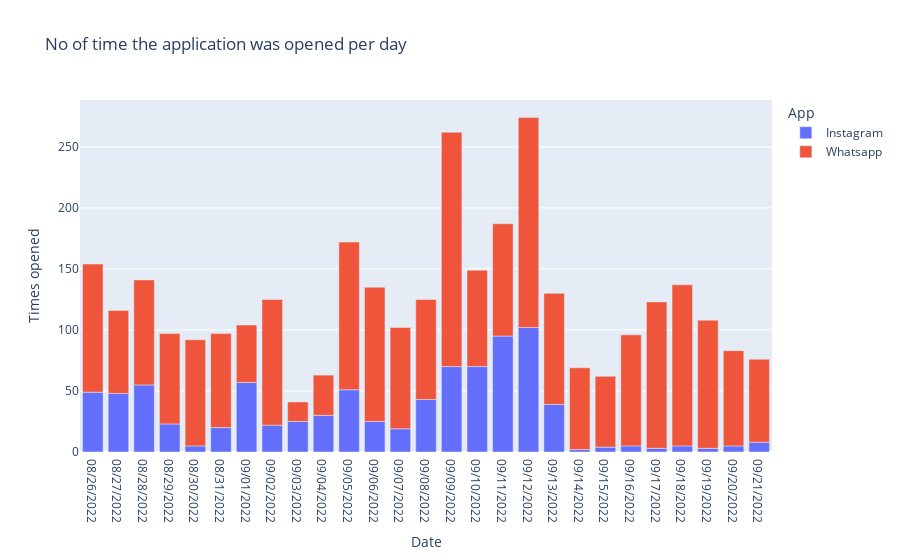

Notebook code cell kept with this figure:
### Markdown cell above
Now let’s have a look at the number of times the apps opened:

### Code cell
figure = px.bar(data_frame = df,
                x = "Date",
                y= "Times opened",
                color= "App",
                title = "No of time the application was opened per day")
figure.show()

### Figure 1 — Plotly figure (JSON) as saved in the notebook; plotly's stock layout.template omitted (floating-point values rounded to 4 significant figures)
{"data": [{"alignmentgroup": "True", "hovertemplate": "App=Instagram<br>Date=%{x}<br>Times opened=%{y}<extra></extra>", "legendgroup": "Instagram", "marker": {"color": "#636efa", "pattern": {"shape": ""}}, "name": "Instagram", "offsetgroup": "Instagram", "orientation": "v", "showlegend": true, "textposition": "auto", "type": "bar", "x": ["08/26/2022", "08/27/2022", "08/28/2022", "08/29/2022", "08/30/2022", "08/31/2022", "09/01/2022", "09/02/2022", "09/03/2022", "09/04/2022", "09/05/2022", "09/06/2022", "09/07/2022", "09/08/2022", "09/09/2022", "09/10/2022", "09/11/2022", "09/12/2022", "09/13/2022", "09/14/2022", "09/15/2022", "09/16/2022", "09/17/2022", "09/18/2022", "09/19/2022", "09/20/2022", "09/21/2022"], "xaxis": "x", "y": [49, 48, 55, 23, 5, 20, 57, 22, 25, 30, 51, 25, 19, 43, 70, 70, 95, 102, 39, 2, 4, 5, 3, 5, 3, 5, 8], "yaxis": "y"}, {"alignmentgroup": "True", "hovertemplate": "App=Whatsapp<br>Date=%{x}<br>Times opened=%{y}<extra></extra>", "legendgroup": "Whatsapp", "marker": {"color": "#EF553B", "pattern": {"shape": ""}}, "name": "Whatsapp", "offsetgroup": "Whatsapp", "orientation": "v", "showlegend": true, "textposition": "auto", "type": "bar", "x": ["08/26/2022", "08/27/2022", "08/28/2022", "08/29/2022", "08/30/2022", "08/31/2022", "09/01/2022", "09/02/2022", "09/03/2022", "09/04/2022", "09/05/2022", "09/06/2022", "09/07/2022", "09/08/2022", "09/09/2022", "09/10/2022", "09/11/2022", "09/12/2022", "09/13/2022", "09/14/2022", "09/15/2022", "09/16/2022", "09/17/2022", "09/18/2022", "09/19/2022", "09/20/2022", "09/21/2022"], "xaxis": "x", "y": [105, 68, 86, 74, 87, 77, 47, 103, 16, 33, 121, 110, 83, 82, 192, 79, 92, 172, 91, 67, 58, 91, 120, 132, 105, 78, 68], "yaxis": "y"}], "layout": {"barmode": "relative", "legend": {"title": {"text": "App"}, "tracegroupgap": 0}, "title": {"text": "No of time the application was opened per day"}, "xaxis": {"anchor": "y", "domain": [0, 1], "title": {"text": "Date"}}, "yaxis": {"anchor": "x", "domain": [0, 1], "title": {"text": "Times opened"}}}}
